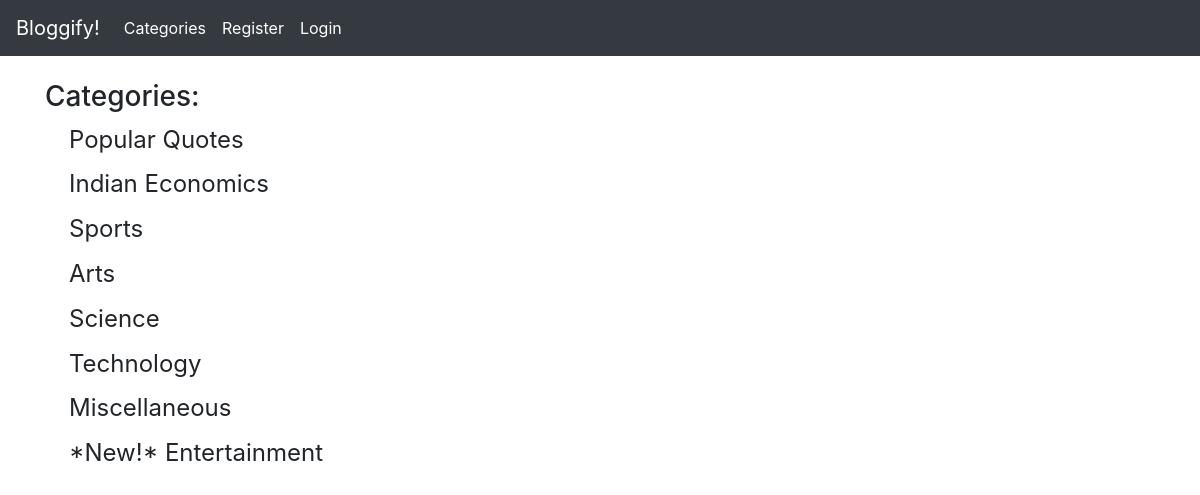
The page /category_list/ on the database its author committed.
### blog_app/models.py (models this page shows, shortened)
class Category(models.Model):
    category_name = models.CharField(max_length=255)
    def __str__(self):
        return self.category_name

### blog_app/views.py (the view)
# urls.py: path('category_list/', CategoryMenuView, name="category_list"),
def CategoryMenuView(request):
    category_menu_list = Category.objects.all()
    return render(request, 'category_blog_list.html', {'category_menu_list':category_menu_list})

### blog_app/templates/category_blog_list.html (shortened to what this page needs)
{% extends 'base.html' %}
{% block content %}
    <h3>Categories: </h3>
    {% for item in category_menu_list %}
    <h4><a class="dropdown-item" href="{% url 'blog_category' item %}">{{ item }}</a></h4>
    {% endfor %}
{% endblock %}

### rows shown on the page
Category: category_name "Popular Quotes"
Category: category_name "Indian Economics"
Category: category_name "Sports"
Category: category_name "Arts"
Category: category_name "Science"
Category: category_name "Technology"
Category: category_name "Miscellaneous"
Category: category_name "*New!* Entertainment"
